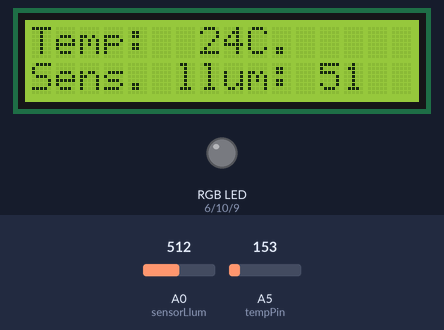
Bench run of a sketch on a simulated Arduino Uno, built with avr-gcc and run on an emulated ATmega328P. On the bench: 16×2 character LCD, an RGB LED mixed from three pins (HIGH = lit). The inputs (shaded band) are chosen by the test bench; at power-on: A5 (tempPin) = 153, A0 (sensorLlum) = 512. Dim RGB values are drawn brighter than linear.

Above: at 1.2 s.
1.3 s: A5 (tempPin) set to 154
At 2.5 s:
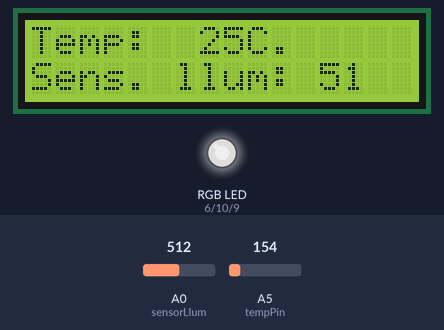
3.5 s: A5 (tempPin) set to 165
At 4.6 s:
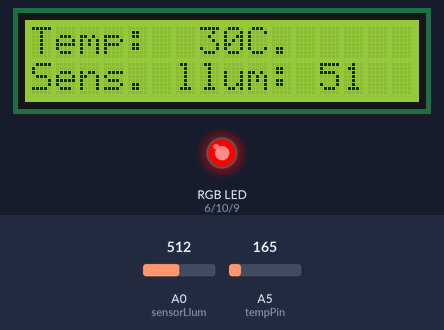
5.5 s: A5 (tempPin) set to 133
At 6.8 s:
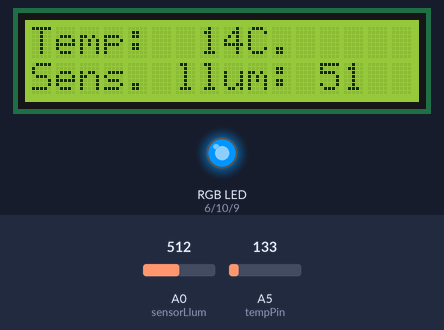
7.6 s: A0 (sensorLlum) set to 716
At 8.5 s:
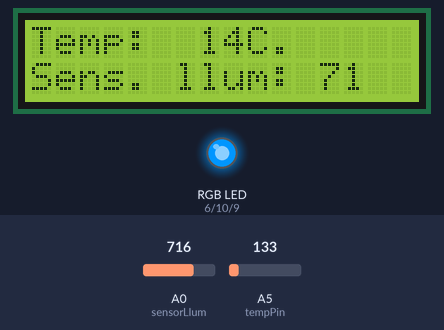
9.2 s: A0 (sensorLlum) set to 900
At 10.2 s:
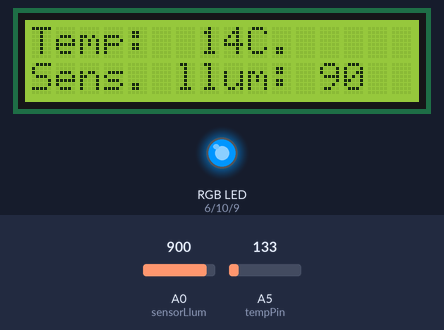
10.8 s: A0 (sensorLlum) set to 1023
At 11.9 s:
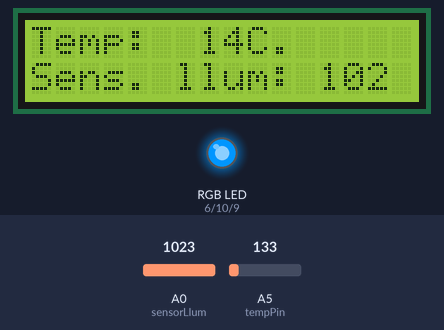
Timing chart, 0 to 13.4 s (numbered marks = the images above; inputs shaded):
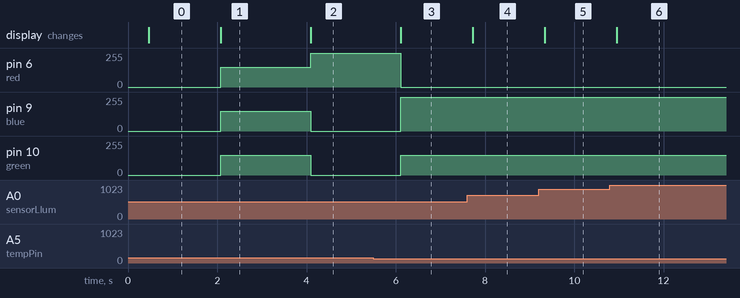

The sketch:

Practica_9.ino
```cpp
/*
  Control del color emitido por un led RGB mediante los valores de
  temperatura que registra el sensor TEMP35. Instalamos una LCD para
  visualizar datos de temperatura y sensacion luminica mediante una LDR

*/

#include <LiquidCrystal.h>
LiquidCrystal lcd(12, 11, 5, 4, 3, 2);

int rangoTemp=22;

int red = 6;
int green = 10;
int blue = 9;

int valorRed;
int valorGreen;
int valorBlue;

const int tempPin= A5;
const int sensorLlum = A0;
const float baseTemp = 26.00;

void setup(){
   pinMode(red, OUTPUT);
   pinMode(green, OUTPUT);
   pinMode(blue, OUTPUT);

   lcd.begin(16, 2);
   lcd.print("Temp: ");


}

void loop(){

   int tempPrint = medirTemp();
   int llumPrint = medirLlum();

   if(tempPrint < rangoTemp){
     analogWrite(red, 0);
     analogWrite(green, 150);
     analogWrite(blue, 255);
   }

   if(tempPrint > rangoTemp + 2){
     analogWrite(red, 150);
     analogWrite(green, 150);
     analogWrite(blue, 150);
   }

   if(tempPrint > rangoTemp + 4){
     analogWrite(red, 255);
     analogWrite(green, 150);
     analogWrite(blue, 100);
   }

   if(tempPrint > rangoTemp + 6){
     analogWrite(red, 255);
     analogWrite(green, 0);
     analogWrite(blue, 0);
   }

   lcd.setCursor(7,0);
   lcd.print(tempPrint);
   lcd.setCursor(9,0);
   lcd.print("C.");
   lcd.setCursor(0,1);
   lcd.print("Sens. llum:");
   lcd.setCursor(12,1);
   lcd.print(llumPrint);

}

float medirTemp(){

      int tempVal = analogRead(tempPin);
      float voltage = (tempVal/1024.0)*5.0;
      float temperatura = (voltage - .5)* 100;

      delay(400);
      return temperatura;
}

int medirLlum(){
 int llum = analogRead(sensorLlum)/10;
 return llum;
}
```

Measured:
- the behaviour switches between 153 and 154 on A5 (tempPin) (found by bisection; images 0 and 1)
- after the input at 1.3 s, pin 6 (red), pin 9 (blue), pin 10 (green): 0/255 → 150/255 after 0.78 s; the display: changes after 0.78 s (image 1)
- after the input at 3.5 s, pin 6 (red): 150/255 → 255/255 after 0.59 s; pin 9 (blue), pin 10 (green): 150/255 → 0/255 after 0.59 s; the display: changes after 0.60 s (image 2)
- after the input at 5.5 s, pin 6 (red): 255/255 → 0/255 after 0.61 s; pin 9 (blue): 0/255 → 255/255 after 0.61 s; pin 10 (green): 0/255 → 150/255 after 0.61 s; the display: changes after 0.61 s (image 3)
- after the input at 7.6 s, the display: changes after 0.13 s (image 4)
- after the input at 9.2 s, the display: changes after 0.14 s (image 5)
- after the input at 10.8 s, the display: changes after 0.15 s (image 6)
